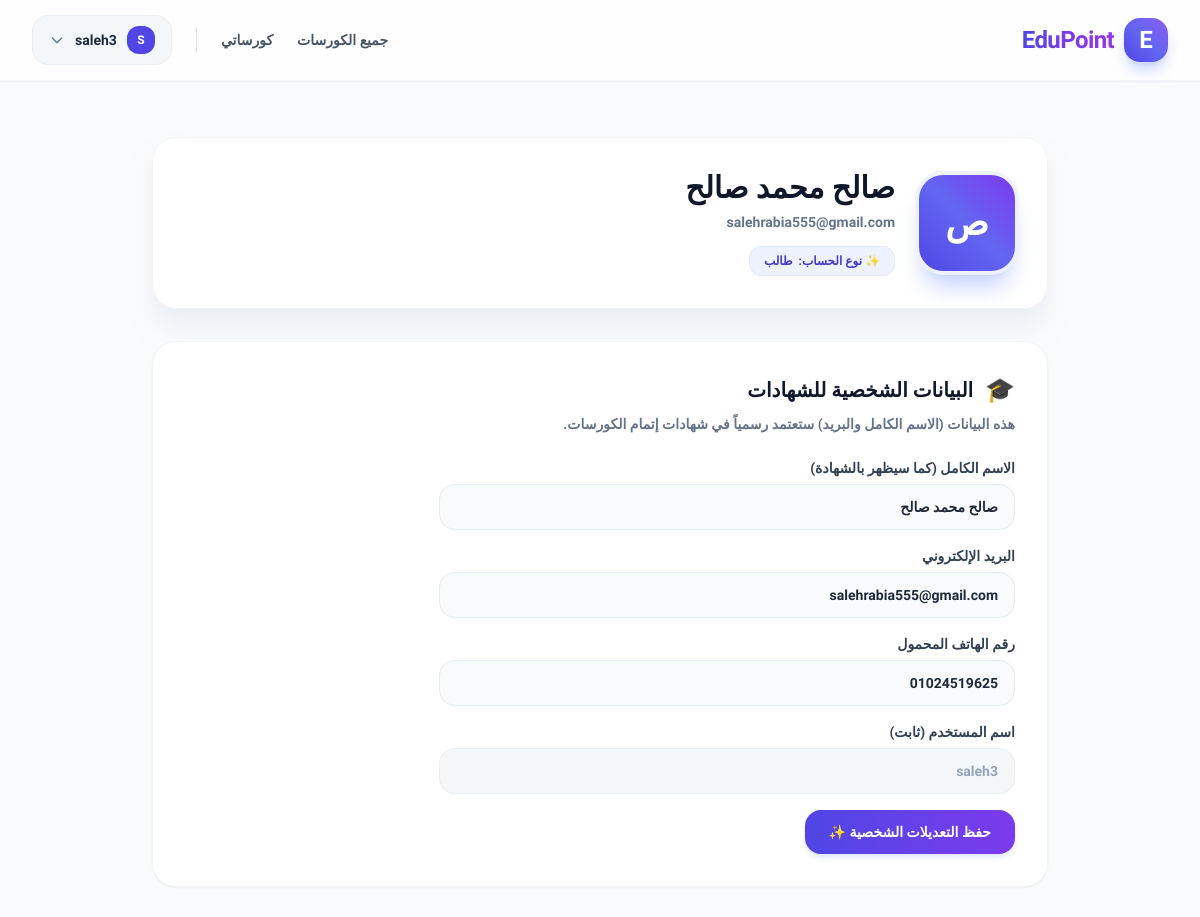
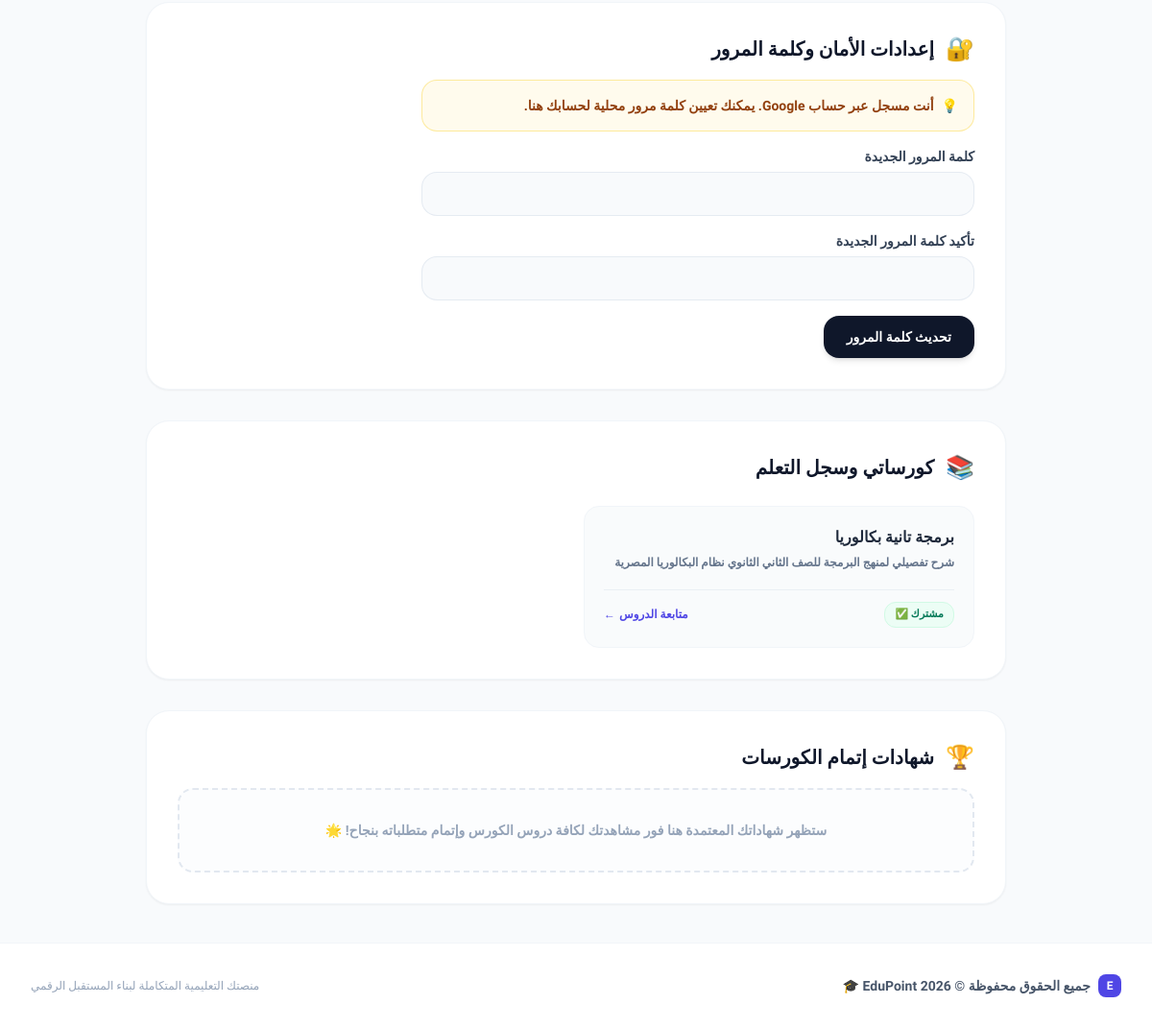
Screenshot of /accounts/profile/ (signed in) with the database file from the repository (2 pictures, top to bottom).
### accounts/models.py (models this page shows, shortened)
class UserProfile(models.Model):
  USER_TYPE_CHOICES = (
      ('student', 'طالب'),
      ('instructor', 'مدرس'),
  )
  user = models.OneToOneField(User, on_delete=models.CASCADE)
  user_type = models.CharField(
      max_length=20, choices=USER_TYPE_CHOICES, default='student'
  )
  full_name = models.CharField(max_length=150, blank=True, null=True, verbose_name="الاسم الكامل للشهادات")
  phone = models.CharField(max_length=20, blank=True, null=True, verbose_name="رقم الهاتف")
  bio = models.TextField(blank=True, null=True)

### courses/models.py (models this page shows, shortened)
class Enrollment(models.Model):
  student = models.ForeignKey(
      User, on_delete=models.CASCADE, related_name='enrollments'
  )
  course = models.ForeignKey(
      Course, on_delete=models.CASCADE, related_name='enrollee_set'
  )
  enrolled_at = models.DateTimeField(auto_now_add=True)

class Course(models.Model):
  title = models.CharField(max_length=200)
  description = models.TextField()
  instructor = models.ForeignKey(
      User, on_delete=models.CASCADE, related_name='courses'
  )
  price = models.DecimalField(max_digits=8, decimal_places=2, default=0.00)
  is_free = models.BooleanField(default=True)
  created_at = models.DateTimeField(auto_now_add=True)

### accounts/views.py (the view, shortened to what this page needs)
# urls.py: path('profile/', views.profile_view, name='profile'),
@login_required
def profile_view(request):
  user = request.user
  profile, _ = UserProfile.objects.get_or_create(user=user)
  enrollments = Enrollment.objects.filter(student=user)
  return render(
      request,
      'accounts/profile.html',
      {
          'profile': profile,
          'enrollments': enrollments,
          'has_password': user.has_usable_password(),
      },
  )

### templates/accounts/profile.html (shortened to what this page needs)
{% extends 'base.html' %}
{% block content %}
<div class="max-w-4xl mx-auto space-y-6 sm:space-y-8">
    <div class="bg-white p-6 sm:p-8 rounded-3xl shadow-xl shadow-slate-200/50 border border-slate-100 flex flex-col md:flex-row items-center gap-6">
        <div class="w-24 h-24 rounded-3xl bg-gradient-to-tr from-indigo-600 via-indigo-500 to-violet-600 flex items-center justify-center text-white text-4xl font-black shadow-xl shadow-indigo-200 ring-4 ring-indigo-50">
            {{ profile.full_name|default:user.username|slice:":1"|upper }}
        </div>
        <div class="text-center md:text-right flex-grow space-y-1.5">
            <h1 class="text-2xl sm:text-3xl font-black text-slate-900">{{ profile.full_name|default:user.username }}</h1>
            <p class="text-slate-500 text-xs sm:text-sm font-semibold">{{ user.email|default:"مسجل عبر حساب Google" }}</p>
            <div class="pt-2">
                <span class="inline-flex items-center gap-1.5 bg-indigo-50 text-indigo-700 px-3.5 py-1.5 rounded-xl text-xs font-extrabold border border-indigo-100">
                    <span>✨ نوع الحساب:</span>
                    <span>{{ profile.get_user_type_display }}</span>
                </span>
            </div>
        </div>
    </div>
    <div class="bg-white p-6 sm:p-8 rounded-3xl shadow-sm border border-slate-100">
        <div class="flex items-center gap-3 mb-2">
            <span class="text-2xl">🎓</span>
            <h2 class="text-xl font-black text-slate-900">البيانات الشخصية للشهادات</h2>
        </div>
        <p class="text-xs sm:text-sm text-slate-500 font-semibold mb-6">هذه البيانات (الاسم الكامل والبريد) ستعتمد رسمياً في شهادات إتمام الكورسات.</p>
        <form method="POST" class="space-y-4 max-w-xl">
            <div>
                <label class="block text-xs sm:text-sm font-bold text-slate-700 mb-1.5">الاسم الكامل (كما سيظهر بالشهادة)</label>
                <input type="text" name="full_name" value="{{ profile.full_name|default:'' }}" required placeholder="مثال: صالح محمد علي" class="w-full bg-slate-50 border border-slate-200/80 rounded-2xl px-4 py-3 text-slate-800 text-sm font-semibold focus:ring-4 focus:ring-indigo-100 focus:border-indigo-500 outline-none transition">
            </div>
            <div>
                <label class="block text-xs sm:text-sm font-bold text-slate-700 mb-1.5">البريد الإلكتروني</label>
                <input type="email" name="email" value="{{ user.email }}" required class="w-full bg-slate-50 border border-slate-200/80 rounded-2xl px-4 py-3 text-slate-800 text-sm font-semibold focus:ring-4 focus:ring-indigo-100 focus:border-indigo-500 outline-none transition">
            </div>
            <div>
                <label class="block text-xs sm:text-sm font-bold text-slate-700 mb-1.5">رقم الهاتف المحمول</label>
                <input type="text" name="phone" value="{{ profile.phone|default:'' }}" placeholder="010XXXXXXXX" class="w-full bg-slate-50 border border-slate-200/80 rounded-2xl px-4 py-3 text-slate-800 text-sm font-semibold focus:ring-4 focus:ring-indigo-100 focus:border-indigo-500 outline-none transition">
            </div>
            <div>
                <label class="block text-xs sm:text-sm font-bold text-slate-700 mb-1.5">اسم المستخدم (ثابت)</label>
                <input type="text" value="{{ user.username }}" disabled class="w-full bg-slate-100/80 border border-slate-200/60 rounded-2xl px-4 py-3 text-slate-400 text-sm font-semibold cursor-not-allowed">
            </div>
            <button type="submit" class="bg-gradient-to-r from-indigo-600 to-violet-600 hover:from-indigo-700 hover:to-violet-700 text-white font-bold px-6 py-3 rounded-2xl transition duration-200 text-sm shadow-md shadow-indigo-100">
                حفظ التعديلات الشخصية ✨
            </button>
        </form>
    </div>
    <div class="bg-white p-6 sm:p-8 rounded-3xl shadow-sm border border-slate-100">
        <div class="flex items-center gap-3 mb-4">
            <span class="text-2xl">🔐</span>
            <h2 class="text-xl font-black text-slate-900">إعدادات الأمان وكلمة المرور</h2>
        </div>
        <form method="POST" class="space-y-4 max-w-xl">
            {% if has_password %}
                <div>
                    <label class="block text-xs sm:text-sm font-bold text-slate-700 mb-1.5">كلمة المرور الحالية</label>
                    <input type="password" name="old_password" required class="w-full bg-slate-50 border border-slate-200/80 rounded-2xl px-4 py-3 text-slate-800 text-sm font-semibold focus:ring-4 focus:ring-indigo-100 outline-none transition">
                </div>
            {% else %}
                <div class="bg-amber-50/90 border border-amber-200/80 text-amber-800 p-4 rounded-2xl text-xs sm:text-sm font-bold flex items-center gap-2">
                    <span>💡</span>
                    <span>أنت مسجل عبر حساب Google. يمكنك تعيين كلمة مرور محلية لحسابك هنا.</span>
                </div>
            {% endif %}
            <div>
                <label class="block text-xs sm:text-sm font-bold text-slate-700 mb-1.5">كلمة المرور الجديدة</label>
                <input type="password" name="new_password1" required class="w-full bg-slate-50 border border-slate-200/80 rounded-2xl px-4 py-3 text-slate-800 text-sm font-semibold focus:ring-4 focus:ring-indigo-100 outline-none transition">
            </div>
            <div>
                <label class="block text-xs sm:text-sm font-bold text-slate-700 mb-1.5">تأكيد كلمة المرور الجديدة</label>
                <input type="password" name="new_password2" required class="w-full bg-slate-50 border border-slate-200/80 rounded-2xl px-4 py-3 text-slate-800 text-sm font-semibold focus:ring-4 focus:ring-indigo-100 outline-none transition">
            </div>
            <button type="submit" class="bg-slate-900 hover:bg-indigo-600 text-white font-bold px-6 py-3 rounded-2xl transition duration-200 text-sm shadow-md">
                تحديث كلمة المرور
            </button>
        </form>
    </div>
    {% if profile.user_type == 'student' %}
    <div class="bg-white p-6 sm:p-8 rounded-3xl shadow-sm border border-slate-100">
        <div class="flex items-center gap-3 mb-6">
            <span class="text-2xl">📚</span>
            <h2 class="text-xl font-black text-slate-900">كورساتي وسجل التعلم</h2>
        </div>
        {% if enrollments %}
            <div class="grid grid-cols-1 sm:grid-cols-2 gap-4">
                {% for enrollment in enrollments %}
                    <div class="border border-slate-100 bg-slate-50/80 p-5 rounded-2xl flex flex-col justify-between hover:border-indigo-200 transition duration-200">
                        <div>
                            <h3 class="font-bold text-slate-800 text-base mb-1.5">{{ enrollment.course.title }}</h3>
                            <p class="text-xs text-slate-500 line-clamp-2 font-semibold">{{ enrollment.course.description }}</p>
                        </div>
                        <div class="mt-5 flex items-center justify-between border-t border-slate-200/60 pt-3">
                            <span class="text-[11px] font-extrabold text-emerald-700 bg-emerald-50 px-2.5 py-1 rounded-xl border border-emerald-100">مشترك ✅</span>
                            <a href="{% url 'course_detail' enrollment.course.pk %}" class="text-indigo-600 hover:text-indigo-800 text-xs font-black flex items-center gap-1">
                                <span>متابعة الدروس</span>
                                <span>←</span>
                            </a>
                        </div>
                    </div>
                {% endfor %}
            </div>
        {% else %}
            <div class="text-center py-10 bg-slate-50/60 rounded-2xl border border-dashed border-slate-200 text-slate-400 text-xs sm:text-sm font-semibold">
                لم تقم بالانضمام لأي كورسات حتى الآن. ابدأ تصفح الكورسات وانضم لما يناسبك! 🚀
            </div>
        {% endif %}
    </div>
    <div class="bg-white p-6 sm:p-8 rounded-3xl shadow-sm border border-slate-100">
        <div class="flex items-center gap-3 mb-4">
            <span class="text-2xl">🏆</span>
            <h2 class="text-xl font-black text-slate-900">شهادات إتمام الكورسات</h2>
        </div>
        <div class="border-2 border-dashed border-slate-200 rounded-2xl p-8 text-center text-slate-400 text-xs sm:text-sm font-semibold bg-slate-50/40">
            ستظهر شهاداتك المعتمدة هنا فور مشاهدتك لكافة دروس الكورس وإتمام متطلباته بنجاح! 🌟
        </div>
    </div>
    {% endif %}
</div>
{% endblock %}

### templates/base.html (shortened to what this page needs)
<!DOCTYPE html>
<html lang="ar" dir="rtl">
<head>
    <script src="https://cdn.tailwindcss.com"></script>
</head>
<body class="bg-slate-50 text-slate-800 flex flex-col min-h-screen selection:bg-indigo-500 selection:text-white antialiased">
    <nav class="bg-white/80 backdrop-blur-lg shadow-sm border-b border-slate-100 sticky top-0 z-50 transition-all duration-300" x-data="{ mobileMenuOpen: false }">
        <div class="max-w-7xl mx-auto px-4 sm:px-6 lg:px-8">
            <div class="flex justify-between h-20 items-center">
                <div class="flex items-center space-x-reverse space-x-3">
                    <a href="{% url 'course_list' %}" class="flex items-center space-x-reverse space-x-2.5 group">
                        <div class="w-11 h-11 rounded-2xl bg-gradient-to-tr from-indigo-600 via-indigo-500 to-violet-500 flex items-center justify-center text-white text-2xl font-black shadow-lg shadow-indigo-200 group-hover:scale-105 group-hover:rotate-3 transition duration-300">
                            E
                        </div>
                        <span class="text-2xl font-black bg-gradient-to-r from-indigo-600 via-violet-600 to-purple-600 bg-clip-text text-transparent tracking-tight">EduPoint</span>
                    </a>
                </div>
                <div class="hidden md:flex items-center space-x-reverse space-x-6">
                    <a href="{% url 'course_list' %}" class="text-slate-600 hover:text-indigo-600 font-bold text-sm transition-colors duration-200">جميع الكورسات</a>
                    {% if user.is_authenticated %}
                        {% if user.userprofile.user_type == 'instructor' %}
                            <a href="{% url 'instructor_dashboard' %}" class="text-slate-600 hover:text-indigo-600 font-bold text-sm transition-colors duration-200">لوحة المدرس</a>
                            <a href="{% url 'create_course' %}" class="bg-gradient-to-r from-indigo-600 to-violet-600 text-white px-5 py-2.5 rounded-2xl hover:from-indigo-700 hover:to-violet-700 transition duration-300 shadow-md shadow-indigo-200 hover:shadow-lg hover:shadow-indigo-300 text-sm font-bold flex items-center gap-2 group">
                                <span class="group-hover:rotate-90 transition duration-300">➕</span>
                                <span>إضافة كورس</span>
                            </a>
                        {% else %}
                            <a href="{% url 'student_dashboard' %}" class="text-slate-600 hover:text-indigo-600 font-bold text-sm transition-colors duration-200">كورساتي</a>
                        {% endif %}
                        <div class="relative" x-data="{ open: false }">
                            <button @click="open = !open" @click.away="open = false" class="flex items-center gap-2.5 bg-slate-100/80 hover:bg-slate-200/80 text-slate-800 font-bold text-sm px-4 py-2.5 rounded-2xl transition duration-200 outline-none border border-slate-200/50">
                                <div class="w-7 h-7 rounded-xl bg-indigo-600 text-white flex items-center justify-center text-xs font-black">
                                    {{ user.username|slice:":1"|upper }}
                                </div>
                                <span class="truncate max-w-[120px]">{{ user.username }}</span>
                                <svg class="w-4 h-4 text-slate-500 transition-transform duration-200" :class="{ 'rotate-180': open }" fill="none" stroke="currentColor" viewBox="0 0 24 24"><path stroke-linecap="round" stroke-linejoin="round" stroke-width="2" d="M19 9l-7 7-7-7"></path></svg>
                            </button>
                        </div>
                    {% endif %}
                </div>
            </div>
        </div>
    </nav>
    <main class="flex-grow max-w-7xl w-full mx-auto px-4 sm:px-6 lg:px-8 py-6 sm:py-10">
        {% block content %}{% endblock %}
    </main>
    <footer class="bg-white border-t border-slate-100 py-8 text-slate-400 text-sm mt-auto">
        <div class="max-w-7xl mx-auto px-4 sm:px-6 lg:px-8 flex flex-col sm:flex-row items-center justify-between gap-4 text-center sm:text-right">
            <div class="flex items-center gap-2">
                <div class="w-6 h-6 rounded-lg bg-indigo-600 text-white flex items-center justify-center text-xs font-black">E</div>
                <p class="font-bold text-slate-600">جميع الحقوق محفوظة &copy; 2026 EduPoint 🎓</p>
            </div>
            <p class="text-xs text-slate-400">منصتك التعليمية المتكاملة لبناء المستقبل الرقمي</p>
        </div>
    </footer>
</body>
</html>

### templates/base.html (style rules this page uses)
body { font-family: 'Cairo', sans-serif; }

### rows the page displays
UserProfile: full_name "ص", full_name "صالح محمد صالح", user_type "طالب", phone "01024519625"
Enrollment: course "برمجة تانية بكالوريا", course.description "شرح تفصيلي لمنهج البرمجة للصف الثاني الثانوي نظام البكالوريا المصرية"

### other values shown
{{ user.username|slice:":1"|upper }} "S"
{{ user.username }} "saleh3"
{{ user.email|default:"مسجل عبر حساب Google" }} "salehrabia555@gmail.com"
